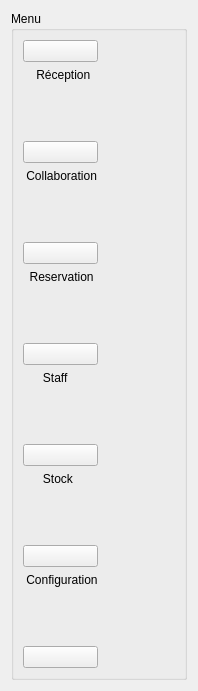
        <widget class="QWidget" name="horizontalLayoutWidget_2">
         <property name="geometry">
          <rect>
           <x>9</x>
           <y>9</y>
           <width>198</width>
           <height>691</height>
          </rect>
         </property>
         <layout class="QHBoxLayout" name="horizontalLayout_2">
          <item>
           <widget class="QGroupBox" name="groupBox_3">
            <property name="title">
             <string>Menu</string>
            </property>
            <layout class="QHBoxLayout" name="horizontalLayout_4">
             <item>
              <layout class="QVBoxLayout" name="verticalLayout_5">
               <item>
                <widget class="QPushButton" name="Dhia">
                 <property name="text">
                  <string/>
                 </property>
                 <property name="icon">
                  <iconset>
                   <normaloff>:/reception/ireception.png</normaloff>:/reception/ireception.png</iconset>
                 </property>
                 <property name="iconSize">
                  <size>
                   <width>50</width>
                   <height>30</height>
                  </size>
                 </property>
                </widget>
               </item>
               <item>
                <widget class="QLabel" name="label_26">
                 <property name="text">
                  <string>    Réception</string>
                 </property>
                </widget>
               </item>
               <item>
                <spacer name="verticalSpacer_22">
                 <property name="orientation">
                  <enum>Qt::Vertical</enum>
                 </property>
                 <property name="sizeHint" stdset="0">
                  <size>
                   <width>20</width>
                   <height>40</height>
                  </size>
                 </property>
                </spacer>
               </item>
               <item>
                <widget class="QPushButton" name="Iheb">
                 <property name="text">
                  <string/>
                 </property>
                 <property name="icon">
                  <iconset>
                   <normaloff>:/colab/icolab.png</normaloff>:/colab/icolab.png</iconset>
                 </property>
                 <property name="iconSize">
                  <size>
                   <width>50</width>
                   <height>30</height>
                  </size>
                 </property>
                </widget>
               </item>
               <item>
                <widget class="QLabel" name="label_33">
                 <property name="text">
                  <string> Collaboration</string>
                 </property>
                </widget>
               </item>
               <item>
                <spacer name="verticalSpacer_23">
                 <property name="orientation">
                  <enum>Qt::Vertical</enum>
                 </property>
                 <property name="sizeHint" stdset="0">
                  <size>
                   <width>20</width>
                   <height>40</height>
                  </size>
                 </property>
                </spacer>
               </item>
               <item>
                <widget class="QPushButton" name="Barkia">
                 <property name="text">
                  <string/>
                 </property>
                 <property name="icon">
                  <iconset>
                   <normaloff>:/reservation/ireservation.png</normaloff>:/reservation/ireservation.png</iconset>
                 </property>
                 <property name="iconSize">
                  <size>
                   <width>50</width>
                   <height>30</height>
                  </size>
                 </property>
                </widget>
               </item>
               <item>
                <widget class="QLabel" name="label_34">
                 <property name="text">
                  <string>  Reservation</string>
                 </property>
                </widget>
               </item>
               <item>
                <spacer name="verticalSpacer_24">
                 <property name="orientation">
                  <enum>Qt::Vertical</enum>
                 </property>
                 <property name="sizeHint" stdset="0">
                  <size>
                   <width>20</width>
                   <height>40</height>
                  </size>
                 </property>
                </spacer>
               </item>
               <item>
                <widget class="QPushButton" name="Elaa">
                 <property name="text">
                  <string/>
                 </property>
                 <property name="icon">
                  <iconset>
                   <normaloff>:/staff/istaff.png</normaloff>:/staff/istaff.png</iconset>
                 </property>
                 <property name="iconSize">
                  <size>
                   <width>50</width>
                   <height>30</height>
                  </size>
                 </property>
                </widget>
               </item>
               <item>
                <widget class="QLabel" name="label_35">
                 <property name="text">
                  <string>      Staff</string>
                 </property>
                </widget>
               </item>
               <item>
                <spacer name="verticalSpacer_25">
                 <property name="orientation">
                  <enum>Qt::Vertical</enum>
                 </property>
                 <property name="sizeHint" stdset="0">
                  <size>
                   <width>20</width>
                   <height>40</height>
                  </size>
                 </property>
                </spacer>
               </item>
               <item>
                <widget class="QPushButton" name="Sara">
                 <property name="text">
                  <string/>
                 </property>
                 <property name="icon">
                  <iconset>
                   <normaloff>:/stock/istock.png</normaloff>:/stock/istock.png</iconset>
                 </property>
                 <property name="iconSize">
                  <size>
                   <width>50</width>
                   <height>30</height>
                  </size>
                 </property>
                </widget>
               </item>
               <item>
                <widget class="QLabel" name="label_36">
                 <property name="text">
                  <string>      Stock</string>
                 </property>
                </widget>
               </item>
               <item>
                <spacer name="verticalSpacer_26">
                 <property name="orientation">
                  <enum>Qt::Vertical</enum>
                 </property>
                 <property name="sizeHint" stdset="0">
                  <size>
                   <width>20</width>
                   <height>40</height>
                  </size>
                 </property>
                </spacer>
               </item>
               <item>
                <widget class="QPushButton" name="configuration">
                 <property name="text">
                  <string/>
                 </property>
                 <property name="icon">
                  <iconset>
                   <normaloff>:/configuration/iconfiguration.png</normaloff>:/configuration/iconfiguration.png</iconset>
                 </property>
                 <property name="iconSize">
                  <size>
                   <width>50</width>
                   <height>30</height>
                  </size>
                 </property>
                </widget>
               </item>
               <item>
                <widget class="QLabel" name="label_37">
                 <property name="text">
                  <string> Configuration</string>
                 </property>
                </widget>
               </item>
               <item>
                <spacer name="verticalSpacer_27">
                 <property name="orientation">
                  <enum>Qt::Vertical</enum>
                 </property>
                 <property name="sizeHint" stdset="0">
                  <size>
                   <width>20</width>
                   <height>40</height>
                  </size>
                 </property>
                </spacer>
               </item>
               <item>
                <widget class="QPushButton" name="logout_button">
                 <property name="text">
                  <string/>
                 </property>
                 <property name="icon">
                  <iconset>
                   <normaloff>:/log/ilog.png</normaloff>:/log/ilog.png</iconset>
                 </property>
                 <property name="iconSize">
                  <size>
                   <width>50</width>
                   <height>30</height>
                  </size>
                 </property>
                </widget>
               </item>
              </layout>
             </item>
             <item>
              <widget class="QLabel" name="uname_label">
               <property name="text">
                <string/>
               </property>
              </widget>
             </item>
             <item>
              <widget class="QLabel" name="image_pos">
               <property name="text">
                <string/>
               </property>
              </widget>
             </item>
            </layout>
           </widget>
          </item>
         </layout>
        </widget>
